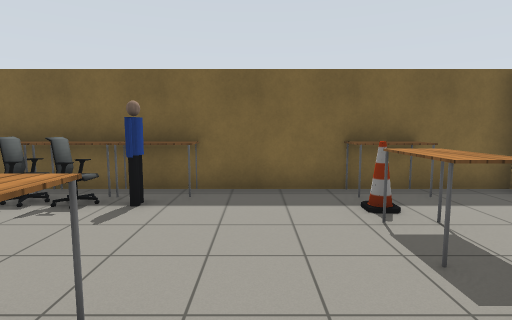
[1] (above)

15 first-person views from a walk through a world built for the Gazebo simulator. The camera is 1.3 m above the floor, tilts 6° down and sees 80° across. The floor is counted in squares, 1 m on a side. Each view is taken from the middle of a square. On the plan, view 1 faces up. The plan holds only what a view shows up to about 14 squares ahead; the rest is blank. Simple patterns stand in for the simulator's built-in surfaces. Simple shapes stand in for some stock models.

[2]
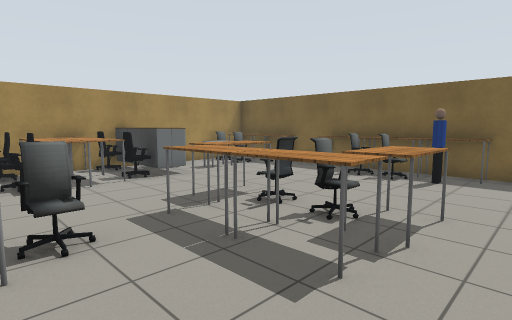

[3]
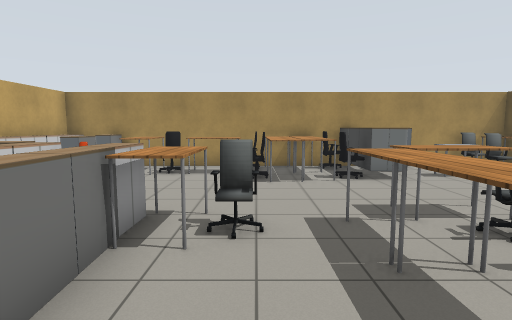

[4]
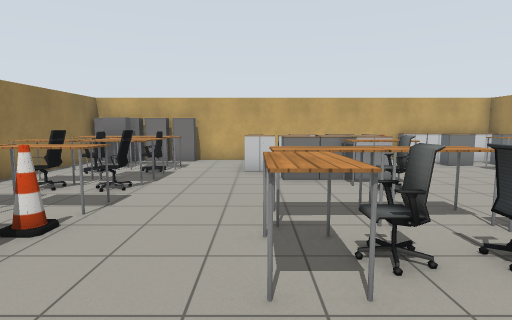

[5]
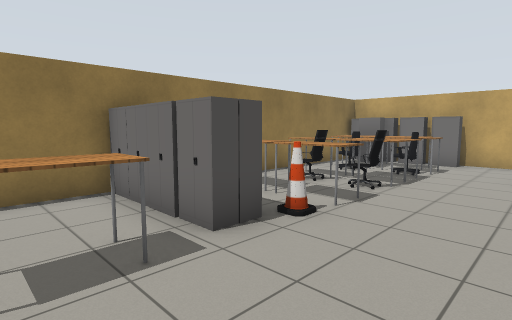

[6]
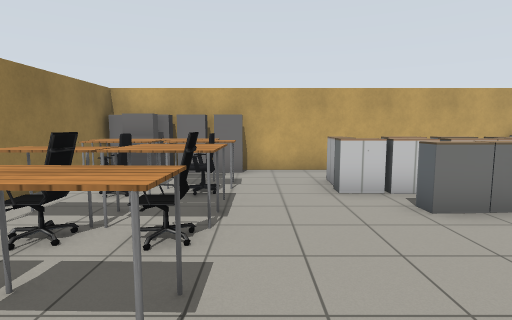

[7]
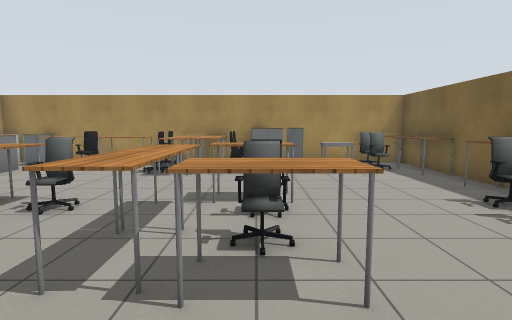

[8]
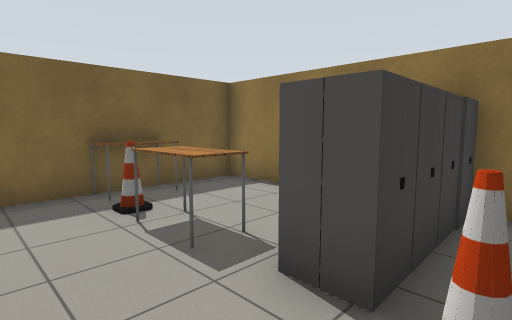

[9]
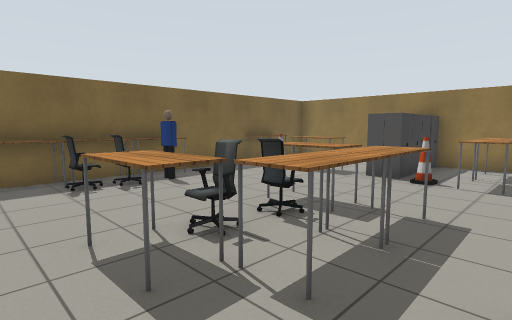

[10]
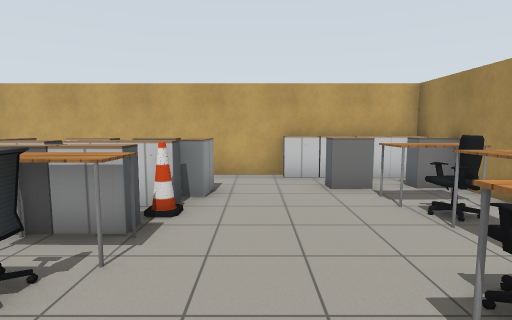

[11]
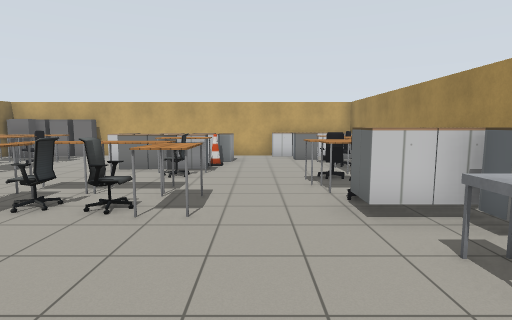

[12]
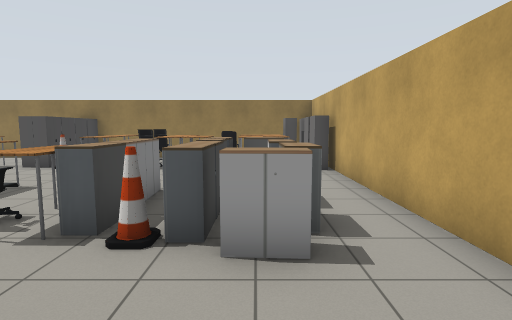

[13]
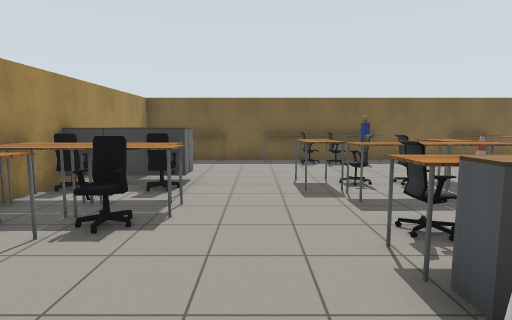

[14]
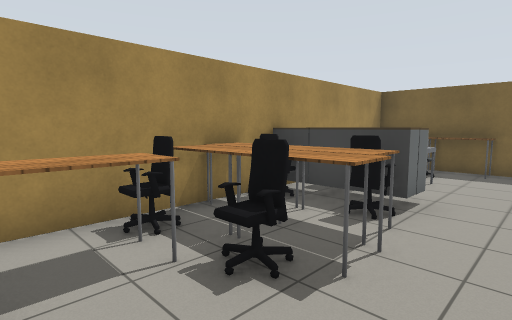

[15]
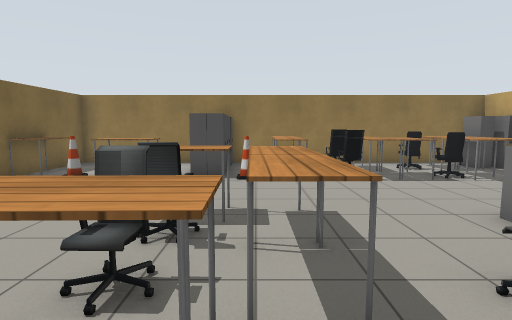

### Floor plan
Points are (right, up) in squares from view 1. A wall is a line through its corners. A room is listed if a view was taken in it or the views show most of it. See-through windows are left out.
Room 1 (views 1, 2, 3, 4, 5, 6, 7, 8, 9, 10, 11, 12, 13, 14, 15)
walls: (5.4, 2.4) (5.4, 6.4) (-10.4, 6.4) (-10.4, -8.4) (5.5, -8.4); (5.4, -5.5) (5.4, 0.5)
objects: cabinet (-10, -8); cabinet (-10, -7); table (-10, -5); office chair (-10, -2); table (-10, -1) to (-9, 0); office chair (-10, 0); cabinet (-10, 1); cabinet (-10, 2) to (-9, 3); office chair (-10, 5); table (-10, 6) to (-9, 6); cabinet (-9, -8); office chair (-9, -5) to (-9, -4); table (-9, -3) to (-9, -2); cabinet (-9, 1); cabinet (-9, 2); cart (-9, 3) to (-8, 4); office chair (-9, 5); cabinet (-8, -8); cabinet (-8, -7); office chair (-8, -2); table (-8, -1) to (-7, -1); office chair (-8, 0); cabinet (-8, 1); cabinet (-8, 2); table (-8, 6) to (-7, 6); cabinet (-7, -8); cabinet (-5, -6); cone (-5, -5); table (-5, 0) to (-5, 1); table (-5, 6); cabinet (-4, -7) to (-4, -6); cabinet (-4, -5); cabinet (-4, -4); table (-4, -3) to (-3, -3); office chair (-4, -2); table (-4, 0) to (-3, 0); office chair (-4, 1); office chair (-4, 5); table (-4, 6) to (-3, 6); cabinet (-3, -6) to (-2, -6); cabinet (-3, -5); cabinet (-3, -4); office chair (-3, 5); cabinet (-2, -5) to (-1, -5); cabinet (-2, -4); table (-2, 0) to (-1, 0); office chair (-2, 1); table (-2, 1) to (-1, 2); person (-2, 5); table (-2, 6) to (-1, 6); cabinet (-1, -6); cabinet (2, -8); table (2, -7) to (3, -6); office chair (2, -5); table (2, -4) to (3, -4); office chair (2, -3) to (2, -2); table (2, -1) to (3, -1); cone (2, 0); cabinet (2, 1); table (2, 3) to (3, 4); cone (2, 5); table (2, 6) to (3, 6); cabinet (3, -8); table (3, -5); office chair (3, -3) to (4, -2); cabinet (3, 1); cabinet (3, 2); cabinet (4, -8); cabinet (4, -7); table (4, -7) to (5, -6); office chair (4, -5); table (4, -4) to (5, -3); table (4, -1) to (5, -1); cabinet (4, 1); cabinet (4, 2); cabinet (5, -8); cabinet (5, 1); cabinet (5, 2)

Positions as (right, up) in squares from view 1, and headings:
1: (0, 0), facing up
2: (0, -3), facing up-left
3: (0, -2), facing left
4: (-1, 4), facing down
5: (-1, 4), facing down-right
6: (1, 1), facing down
7: (1, 1), facing left
8: (0, 0), facing up-right
9: (-6, -2), facing up-right
10: (-6, 0), facing down
11: (-6, 6), facing down
12: (-8, -6), facing right
13: (-6, -6), facing up
14: (-6, -4), facing up-left
15: (-6, 0), facing right
